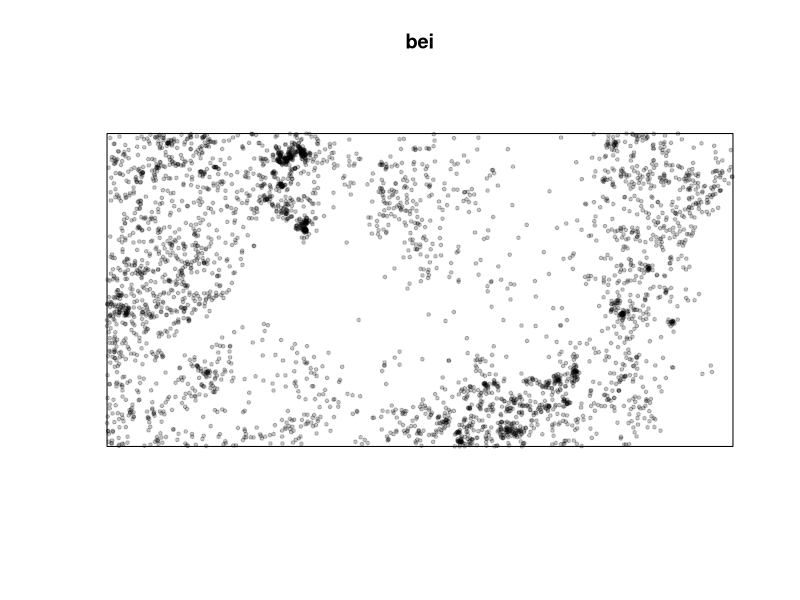
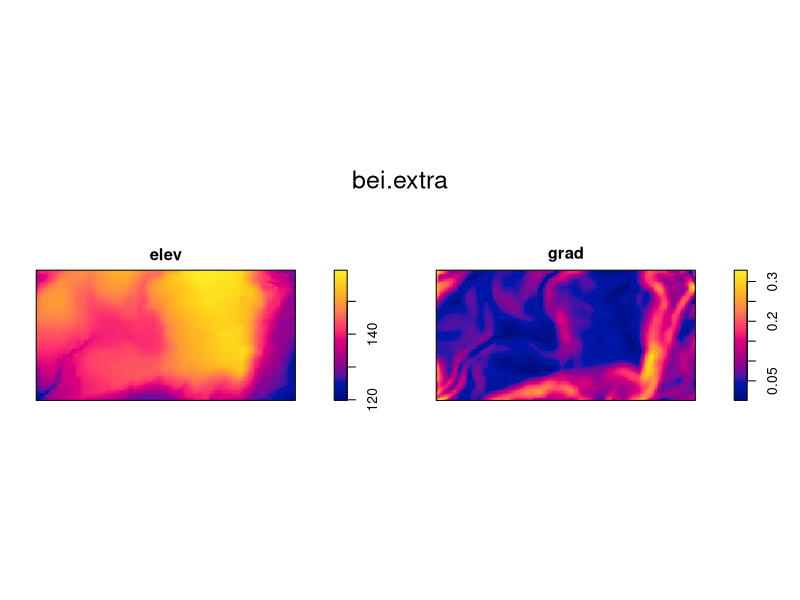
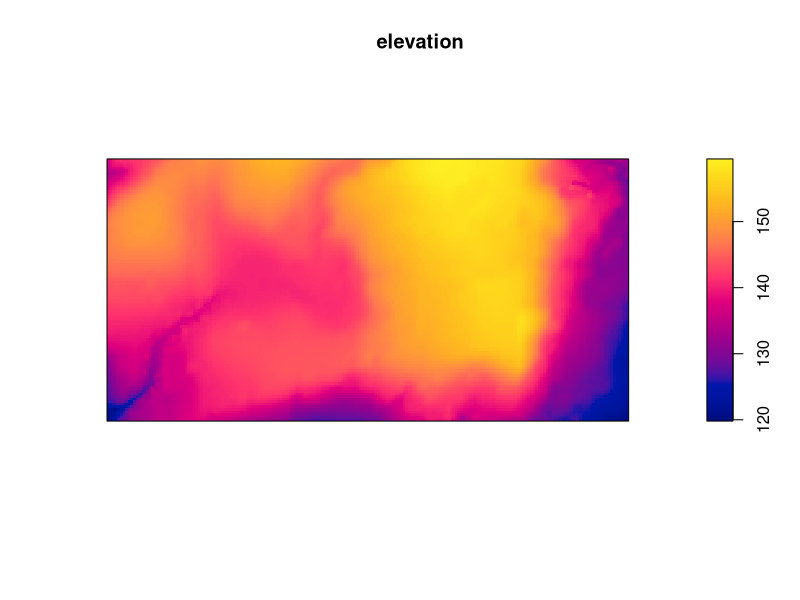
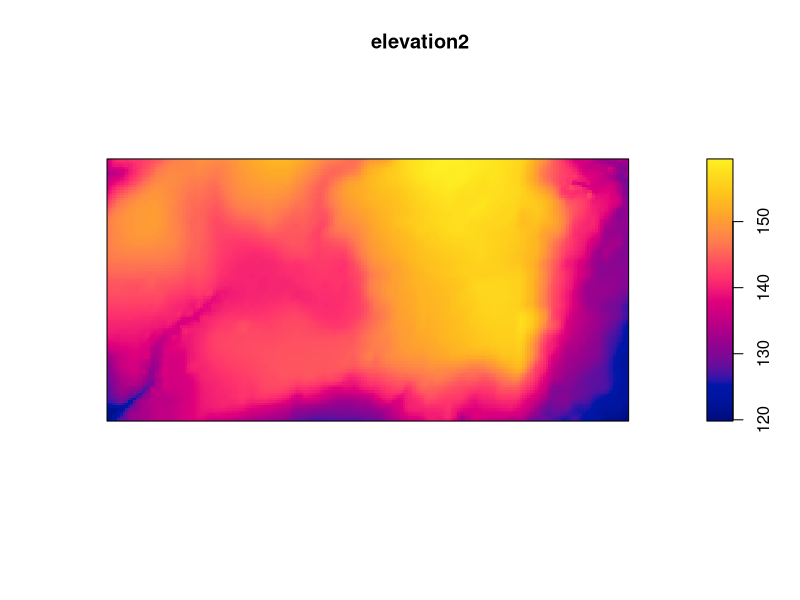
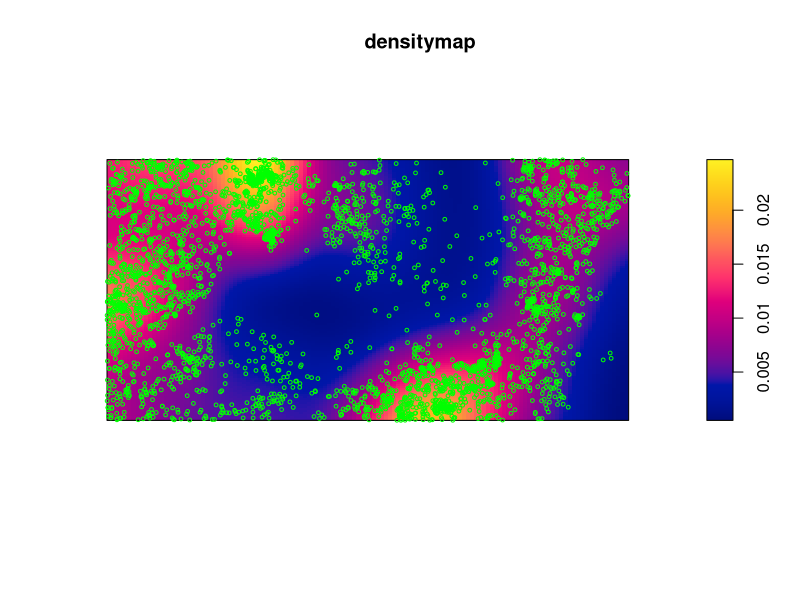
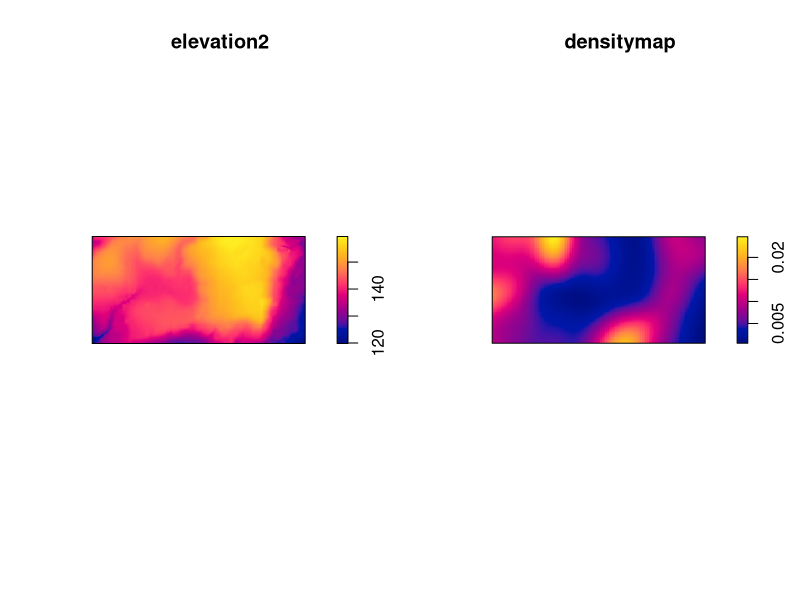
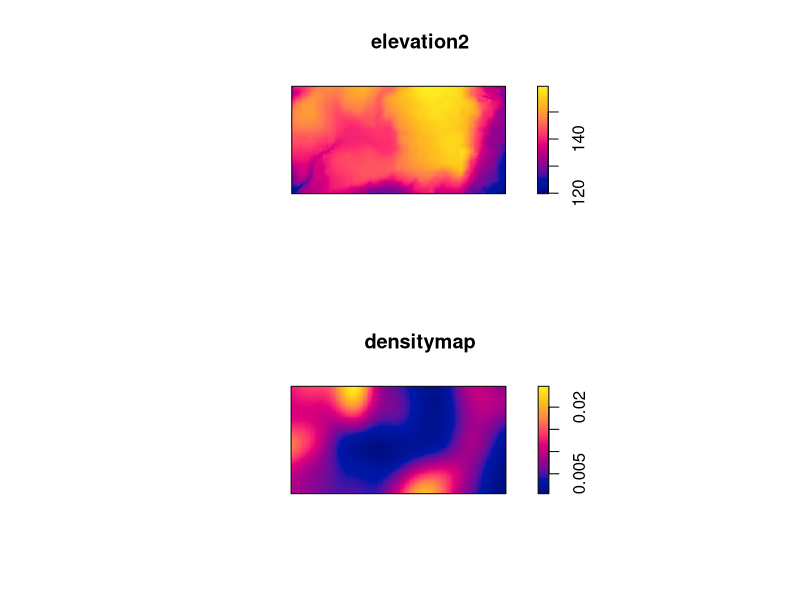
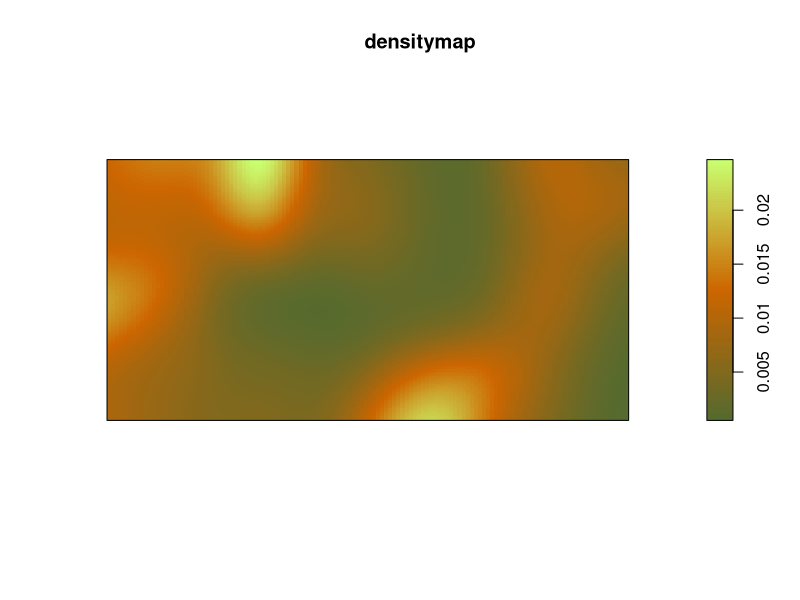

Generate these figures, in order, with R: (Note: this script raises an error after producing the figures.)
### Population Density ###
  # Day 1 
#Install packages necessary to calculate the density of individuals in populations
# install.packages("spatstat") --> put in comment to avoid furthuer downloading

# Opening Spatstat package on R
library(spatstat)

## Bei
# # https://CRAN.R-project.org/package=spatstat

# Open dataset Bei (coordinate in space)
bei
  # Plot bei data with desired visual appearance
plot(bei, pch=19, cex=0.5)

  # Open bei.extra which has covariate data (composed of images of elevation and slope elevation-grad )
bei.extra
  # Plot bei.extra
plot(bei.extra)

#elevation
  #extract only elevation data of bei.extra by creating a new object for it ($ is symbol for link)
elevation <- bei.extra$elev
    # or by extrating first image dataset/image from bei.extra
elevation2 <- bei.extra[[1]]
  # Plot elevation and elevation2 --> will give same graph
plot(elevation)
plot(elevation2)

# Density map of bei data starting from individual points and going to continuous surface
    # with function density() inside spatstat package
densitymap <- density(bei)
densitymap #data is in pixels/raster rather than points due to density function
plot(densitymap)

#Show map of density AND original points of trees
points(bei, cex=0.5, col="green")

  # Day 2

# Plot maps of elevation an density map next to one another with multiframe of par function
  # In this case we want one row of frames and 2 columns
  # Using mfrow followed by a vactor of 2 parts --> which is number of rows and number of columns

par(mfrow=c(1,2))
plot(elevation2)
plot(densitymap)

# Plot a multifrma of these 2 images one on top of the other
par(mfrow=c(2,1))
plot(elevation2)
plot(densitymap)

# To go back to ploting NOT in a multiframe
  # It will not close R studio, but wipe all plots
  # An alternative is to delete all plots from 
dev.off() 

# Change colours of maps with the function colorRampPalette
  # http://www.stat.columbia.edu/~tzheng/files/Rcolor.pdf <-- colours available in R
  # place the colours desired in the function and concatenate, add after in () the amount of gradients desired
  # Assign that palette to a name to be used in the plot function
cl<-colorRampPalette(c("darkolivegreen", "darkorange3", "darkolivegreen1"))(100)
cln<-colorRampPalette(c("firebrick","darkseagreen","darkslateblue"))(100)
plot(densitymap, col=cl)

# Build a multiframe of densitymap with 2 different colour palettes next to each other and add some points data on one of them
par(mfrow=c(1,2))
plot(densitymap, col=cl)
plot(densitymap, col=cln)
points(elevattion2)
